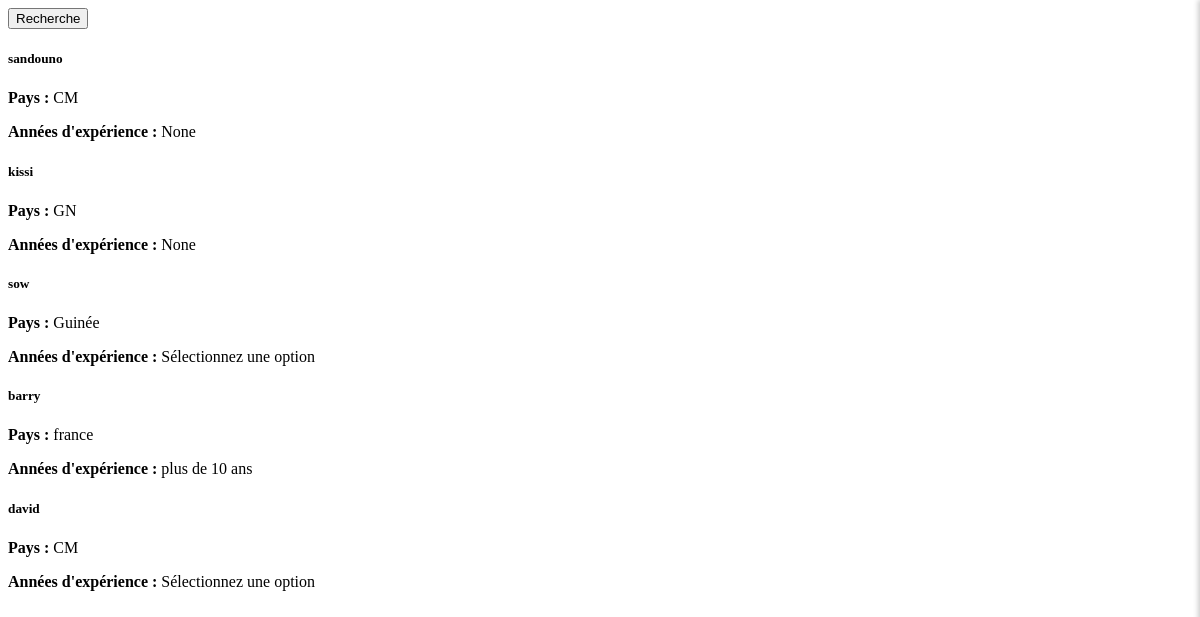
The app's page /gestion_content/texte, older data.
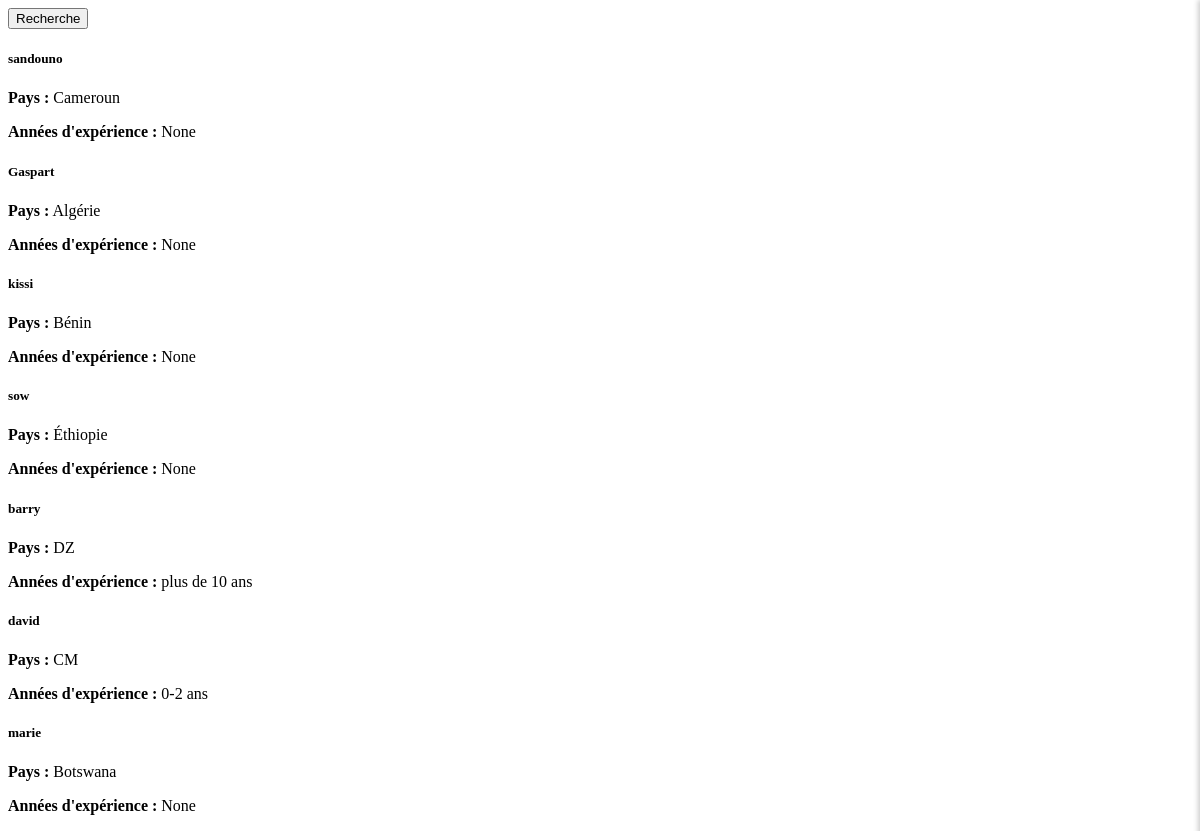
The same page, newer data.
### gestion_utilisateur/models.py (models this page shows, shortened)
class Utilisateur(AbstractUser):
    Role_choice = [
        ('auteur','auteur'),
        ('lecteur','lecteur')
    ]
    Annee_Experience = [
        ('0-2 ans','0-2 ans'),
        ('3-5 ans','3-5 ans'),
        ('5-10 ans','5-10 ans'),
        ('plus de 10 ans','plus de 10 ans')
    ]
    PAYS_AFRICAINS = [
    ("Algérie", "Algérie"), ("Angola", "Angola"), ("Bénin", "Bénin"), ("Botswana", "Botswana"),
    ("Burkina Faso", "Burkina Faso"), ("Burundi", "Burundi"), ("Cameroun", "Cameroun"),
    ("Cap-Vert", "Cap-Vert"), ("République Centrafricaine", "République Centrafricaine"),
    ("Tchad", "Tchad"), ("Comores", "Comores"), ("Congo-Brazzaville", "Congo-Brazzaville"),
    ("Congo-Kinshasa", "Congo-Kinshasa"), ("Djibouti", "Djibouti"), ("Égypte", "Égypte"),
    ("Guinée Équatoriale", "Guinée Équatoriale"), ("Érythrée", "Érythrée"), ("Eswatini", "Eswatini"),
    ("Éthiopie", "Éthiopie"), ("Gabon", "Gabon"), ("Gambie", "Gambie"), ("Ghana", "Ghana"),
    ("Guinée", "Guinée"), ("Guinée-Bissau", "Guinée-Bissau"), ("Côte d'Ivoire", "Côte d'Ivoire"),
    ("Kenya", "Kenya"), ("Lesotho", "Lesotho"), ("Libéria", "Libéria"), ("Libye", "Libye"),
    ("Madagascar", "Madagascar"), ("Malawi", "Malawi"), ("Mali", "Mali"), ("Mauritanie", "Mauritanie"),
    ("Maurice", "Maurice"), ("Maroc", "Maroc"), ("Mozambique", "Mozambique"), ("Namibie", "Namibie"),
    ("Niger", "Niger"), ("Nigéria", "Nigéria"), ("Rwanda", "Rwanda"), ("Sao Tomé-et-Principe", "Sao Tomé-et-Principe"),
    ("Sénégal", "Sénégal"), ("Seychelles", "Seychelles"), ("Sierra Leone", "Sierra Leone"),
    ("Somalie", "Somalie"), ("Afrique du Sud", "Afrique du Sud"), ("Soudan du Sud", "Soudan du Sud"),
    ("Soudan", "Soudan"), ("Tanzanie", "Tanzanie"), ("Togo", "Togo"), ("Tunisie", "Tunisie"),
    ("Ouganda", "Ouganda"), ("Zambie", "Zambie"), ("Zimbabwe", "Zimbabwe")
]
    role = models.CharField(max_length=120, choices=Role_choice,default='lecteur')
    annee_experience = models.CharField(max_length=120, choices=Annee_Experience,blank=True, null=True)
    bio = models.TextField()
    email = models.EmailField(unique=True)
    profil_picture = models.ImageField(upload_to='media/',blank=True,null=True)
    genres = models.ManyToManyField("gestion_content.Genre", related_name="auteurs", blank=True, null=True)
    token = models.CharField(max_length=120)
    pays = models.CharField(max_length=100, choices=PAYS_AFRICAINS, default="Cameroun",null=True)
    valid_auteur = models.BooleanField(default=False)
    USERNAME_FIELD = 'email'  #  l'email pour l'authentification
    REQUIRED_FIELDS = ['username']

### gestion_content/views.py (the view)
def text_affichage(request):
    auteurs = Utilisateur.objects.all().filter(role="auteur")
    genres = request.GET.getlist('genre')  # Liste des genres sélectionnés
    pays = request.GET.getlist('pays')  # Liste des pays sélectionnés
    if genres:
        auteurs = auteurs.filter(genre__id__in=genres)  # Filtrer par genres
    if pays:
        auteurs = auteurs.filter(pays__in=pays)  # Filtrer par pays
    if request.headers.get('X-Requested-With') == 'XMLHttpRequest':
        return render(request, 'gestion_content/text.html', {'auteurs': auteurs})
    return render(request, 'gestion_content/text.html', {'auteurs': auteurs,"genres":genres})

### gestion_content/templates/gestion_content/text.html (shortened to what this page needs)
<!DOCTYPE html>
<html lang="en">
<head>
</head>
<body>
    <button class="btn btn-primary" onclick="openFilters()">Recherche</button>
    <div id="auteur-list">
        {% for auteur in auteurs %}
            <div class="card mt-3">
                <div class="card-body">
                    <h5>{{ auteur.username }}</h5>
                    <p><strong>Pays :</strong> {{ auteur.get_pays_display }}</p>
                    <p><strong>Années d'expérience :</strong> {{ auteur.annee_experience }}</p>
                </div>
            </div>
        {% endfor %}
    </div>
</body>
</html>

Row changes from the older to the newer data that the page shows:
changed Utilisateur "sandouno": pays "CM" → "Cameroun"
now on this page (row edited): Utilisateur: username "Gaspart", pays "Algérie", annee_experience "None"
changed Utilisateur "kissi": pays "GN" → "Bénin"
changed Utilisateur "sow": pays "Guinée" → "Éthiopie"; annee_experience "Sélectionnez une option" → "None"
changed Utilisateur "plus de 10 ans": pays "france" → "DZ"
changed Utilisateur "CM": annee_experience "Sélectionnez une option" → "0-2 ans"
now on this page (row edited): Utilisateur: username "marie", pays "Botswana", annee_experience "None"
